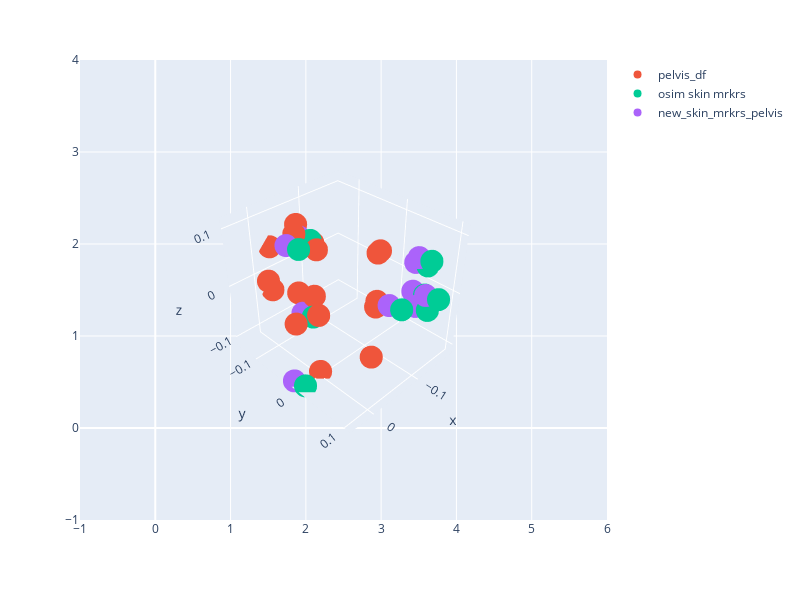

Write notebook code for a chart like this one.
### Code cell
import plotly.express as px
import plotly.graph_objects as go
fig = px.scatter(width = 800, height = 600)
fig.add_trace(go.Scatter3d(x = pelvis_df['x'], y = pelvis_df['y'], z=pelvis_df['z'], mode = 'markers', name = 'pelvis_df'))
fig.add_trace(go.Scatter3d(x = mrkrs_pelvis['x'],  
                           y = mrkrs_pelvis['y'], 
                           z = mrkrs_pelvis['z'], mode = 'markers', name = 'osim skin mrkrs'))
fig.add_trace(go.Scatter3d(x = new_skin_mrkrs_pelvis['x'], y = new_skin_mrkrs_pelvis['y'], z=new_skin_mrkrs_pelvis['z'], mode = 'markers', name = 'new_skin_mrkrs_pelvis'))
fig.update_scenes(aspectmode="data" )
camera = dict(
    up=dict(x=0, y=0, z=1),
    center=dict(x=0, y=0, z=0),
    eye=dict(x=2, y=2, z=2)
)
fig.update_layout(scene_camera=camera)
fig.show()

### Figure 1 — Plotly figure (JSON) as saved in the notebook; plotly's stock layout.template omitted (floating-point values rounded to 4 significant figures)
{"data": [{"hovertemplate": "<extra></extra>", "legendgroup": "", "marker": {"color": "#636efa", "symbol": "circle"}, "mode": "markers", "name": "", "orientation": "v", "showlegend": false, "type": "scatter", "xaxis": "x", "yaxis": "y"}, {"mode": "markers", "name": "pelvis_df", "type": "scatter3d", "x": [-7.187e-05, 7.187e-05, -0.1242, -0.1223, 8.17e-09, -0.07435, -0.07204, -0.07183, -0.07023, -0.07727, -0.07282, -0.02835, -0.02705, -0.00214, -0.03281, -0.02545, -0.08492], "y": [2.399e-05, -2.399e-05, -0.001005, 0.001059, 2.618e-09, 0.04666, 0.03939, -0.08882, -0.08782, -0.1342, -0.1308, -0.1414, -0.1409, -0.1161, -0.08525, -0.08391, 0.03505], "z": [-0.1091, 0.1091, -0.05171, 0.05155, 3.185e-09, 0.0957, -0.1005, 0.05315, -0.04701, 0.06548, -0.06333, 0.04209, -0.03903, 0.002102, 0.08543, -0.07778, -0.000999]}, {"mode": "markers", "name": "osim skin mrkrs", "type": "scatter3d", "x": [0.01807, -0.1633, -0.1577, 0.03613, -0.1414, -0.1796, -0.1744, -0.09393, -0.05249, -0.05249], "y": [-0.01484, 0.07065, 0.07588, 0.005823, 0.1044, 0.05322, 0.0563, 0.07515, -0.07238, -0.07238], "z": [0.1109, 0.04988, -0.0352, -0.1103, 0.008815, 0.02631, -0.02419, 0, -0.07206, 0.07206]}, {"mode": "markers", "name": "new_skin_mrkrs_pelvis", "type": "scatter3d", "x": [0.02258, -0.1588, -0.1532, 0.04064, -0.1369, -0.1751, -0.1699, -0.08942, -0.04799, -0.04799], "y": [-0.03489, 0.0506, 0.05583, -0.01423, 0.08431, 0.03317, 0.03625, 0.0551, -0.09243, -0.09243], "z": [0.1104, 0.04938, -0.0357, -0.1108, 0.008316, 0.02581, -0.02469, -0.0004995, -0.07256, 0.07156]}], "layout": {"height": 600, "legend": {"tracegroupgap": 0}, "margin": {"t": 60}, "scene": {"aspectmode": "data", "camera": {"center": {"x": 0, "y": 0, "z": 0}, "eye": {"x": 2, "y": 2, "z": 2}, "up": {"x": 0, "y": 0, "z": 1}}}, "width": 800, "xaxis": {"anchor": "y", "domain": [0, 1]}, "yaxis": {"anchor": "x", "domain": [0, 1]}}}
